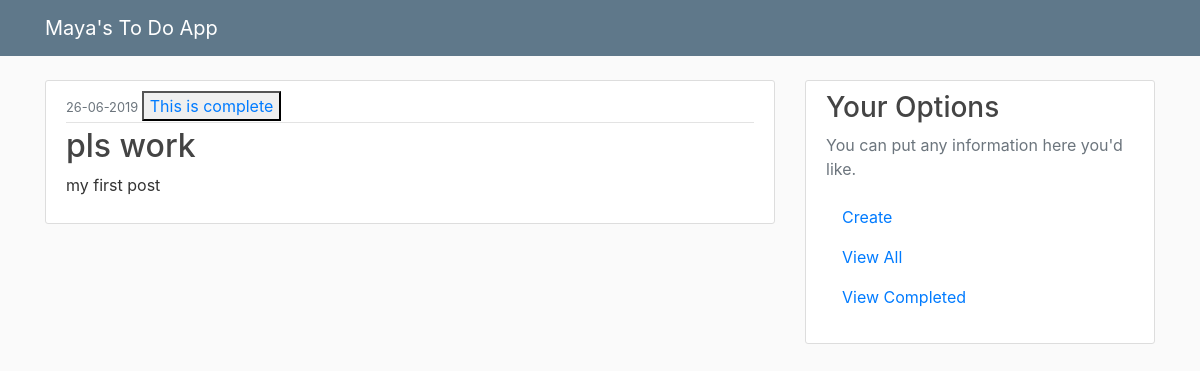
The page /view_all on the database as committed earlier.
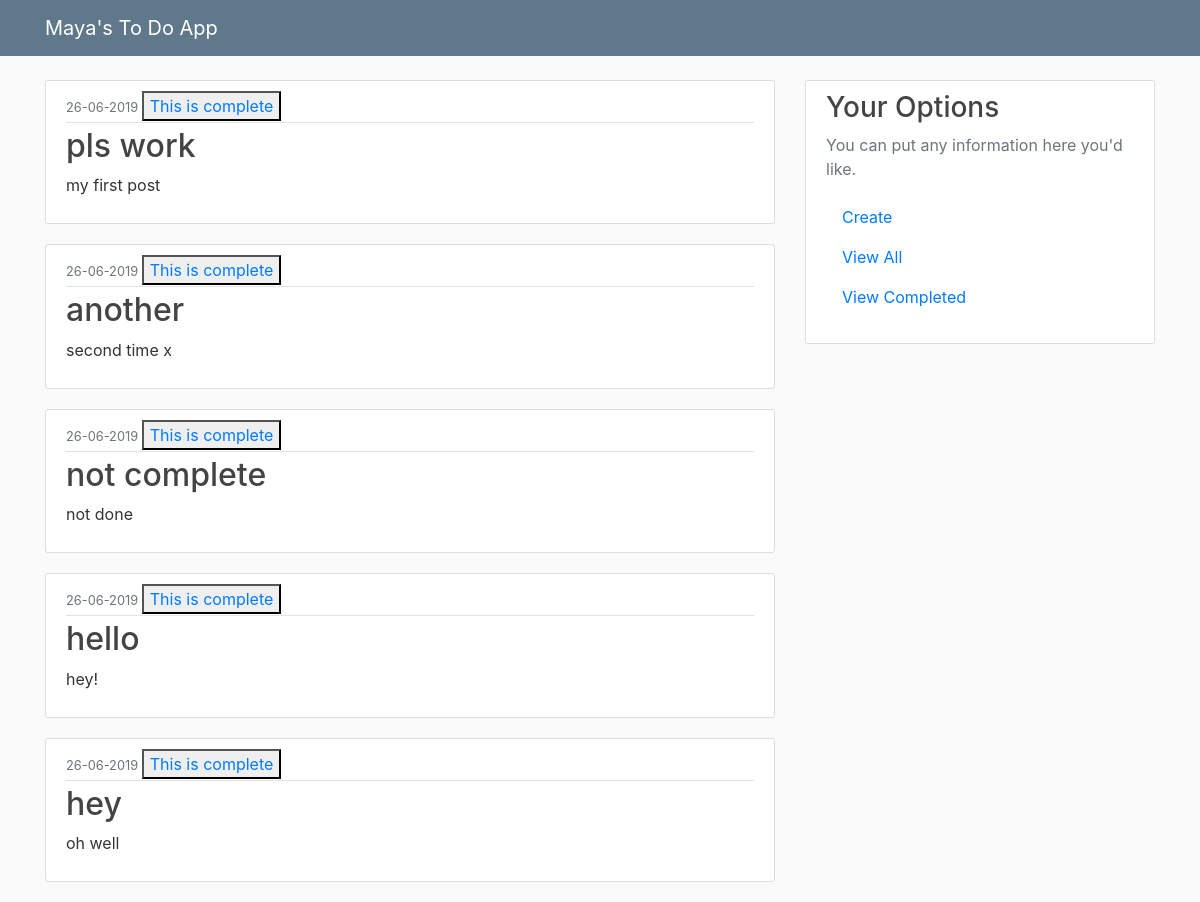
The same page on the database as committed later.
### app.py (models this page shows, shortened)
class Items(db.Model):
    id = db.Column(db.Integer, primary_key=True)
    title = db.Column(db.String(20), unique=False, nullable=False)
    content = db.Column(db.String(120), unique=True, nullable=False)
    date_posted = db.Column(db.DateTime, nullable=False, default=datetime.utcnow)
    complete = db.Column(db.Boolean, unique=False)

### app.py (the view)
@app.route("/")
@app.route("/view_all")
def view_all():
    posts = Items.query.all()
    return render_template('view_all.html', posts=posts)

### templates/view_all.html
{% extends "layout.html" %}
{% block content %}
    {% for post in posts %}
        <article class="media content-section">
          <div class="media-body">
            <div class="article-metadata">
              <small class="text-muted">{{ post.date_posted.strftime('%d-%m-%Y') }} </small>
              <button type="button"> <a href="{{ url_for('view_completed',id=post.id) }}">This is complete </a> </button>
            </div>
            <h2><a class="article-title">{{ post.title }}</a> </h2>
            <p class="article-content">{{ post.content }}</p>
          </div>
        </article>
    {% endfor %}
{% endblock content %}

### templates/layout.html (shortened to what this page needs)
<!DOCTYPE html>
<html>
<head>
    <link rel="stylesheet" href="https://maxcdn.bootstrapcdn.com/bootstrap/4.0.0/css/bootstrap.min.css">
    <link rel="stylesheet" type="text/css" href="{{ url_for('static', filename='main.css') }}">
</head>
<body>
    <header class="site-header">
      <nav class="navbar navbar-expand-md navbar-dark bg-steel fixed-top">
        <div class="container">
          <a class="navbar-brand mr-4" href="/">Maya's To Do App </a>
        </div>
      </nav>
    </header>
    <main role="main" class="container">
      <div class="row">
        <div class="col-md-8">
          {% block content %}{% endblock %}
        </div>
        <div class="col-md-4">
          <div class="content-section">
            <h3>Your Options</h3>
            <p class='text-muted'>You can put any information here you'd like.
              <ul class="list-group">
                <a class="nav-item nav-link" href="/create">Create</a>
                <a class="nav-item nav-link" href="/view_all">View All</a>
                <a class="nav-item nav-link" href="{{ url_for('view_completed',id=0) }}">View Completed</a>
              </ul>
            </p>
          </div>
        </div>
      </div>
    </main>
</body>
</html>

### static/main.css (style rules this page uses)
body { background: #fafafa; color: #333333; margin-top: 5rem; }
h1, h2, h3, h4, h5, h6 { color: #444444; }
.bg-steel { background-color: #5f788a; }
.content-section { background: #ffffff; padding: 10px 20px; border: 1px solid #dddddd; border-radius: 3px; margin-bottom: 20px; }
.article-title { color: #444444; }
.article-content { white-space: pre-line; }
.article-metadata { padding-bottom: 1px; margin-bottom: 4px; border-bottom: 1px solid #e3e3e3 }

Rows that differ between the two databases and show on the page:
added Items: date_posted "26-06-2019", title "another", content "second time x"
added Items: date_posted "26-06-2019", title "not complete", content "not done"
added Items: date_posted "26-06-2019", title "hello", content "hey!"
added Items: date_posted "26-06-2019", title "hey", content "oh well"
